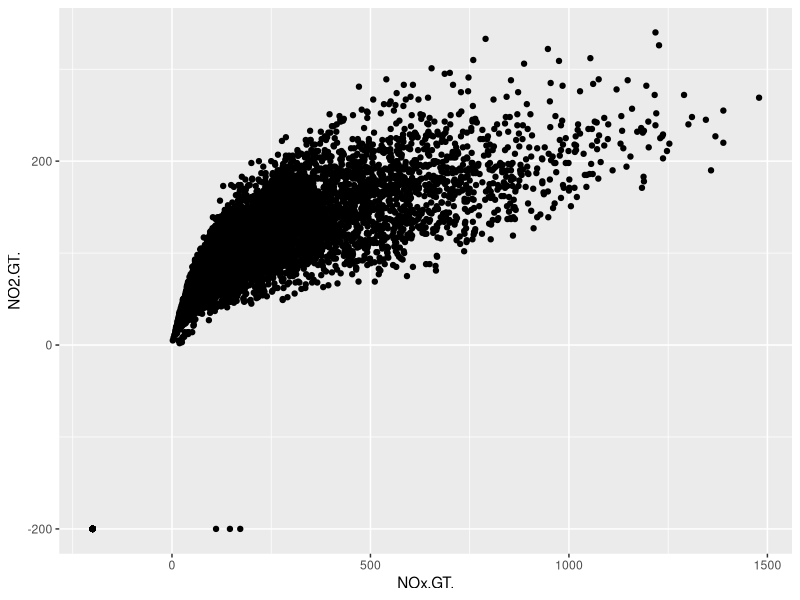
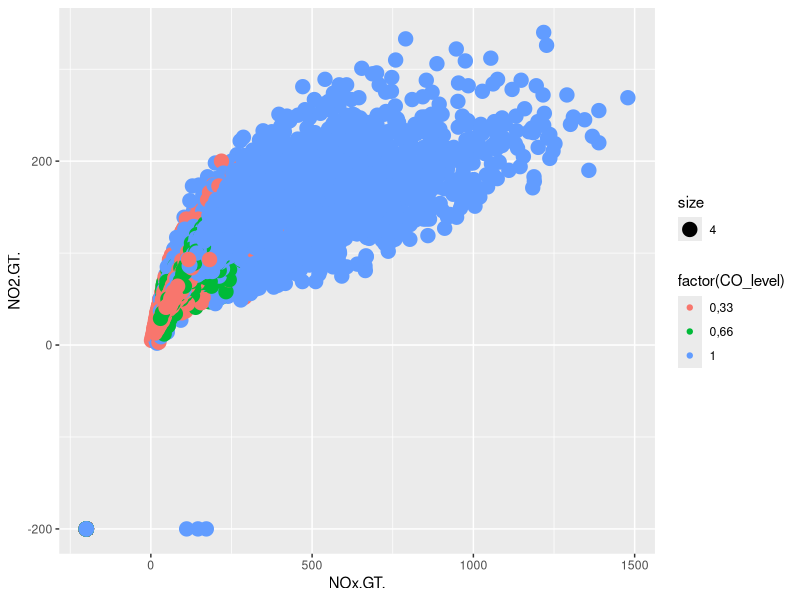

Source code (R) for these figures, in order:
#Ustawiam workspace
#...

#wczytuję plik
air_quality <- read.delim("AirQualityUCI.csv", sep = ";", stringsAsFactors = FALSE, header = TRUE, na.strings = "")
#próbka danych
head(air_quality)

#instalacja pakietu ggplot
install.packages("ggplot2")
require(ggplot2)

#wykres wizualizujący zależności między odczytami x=NOx.GT.i y=NO2.GT.
ggplot(air_quality,aes(x=NOx.GT.,y=NO2.GT.))+geom_point()

#wykres wizualizujący zależności między odczytami x=NOx.GT.i y=NO2.GT.przy CO_level wprowadzonym do pliku ręcznie jako dodatkowa zmienna
ggplot(air_quality,aes(x=NOx.GT.,y=NO2.GT.))+geom_point(aes(colour=factor(CO_level),size=4))

